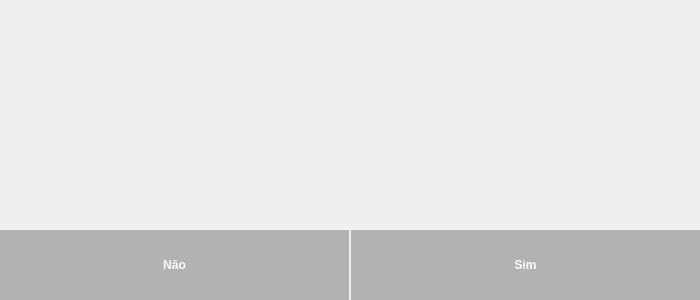
<?xml version="1.0" encoding="UTF-8"?>
<ui version="4.0">
 <class>DialogPopup</class>
 <widget class="QDialog" name="DialogPopup">
  <property name="geometry">
   <rect>
    <x>0</x>
    <y>0</y>
    <width>700</width>
    <height>300</height>
   </rect>
  </property>
  <property name="minimumSize">
   <size>
    <width>700</width>
    <height>300</height>
   </size>
  </property>
  <property name="maximumSize">
   <size>
    <width>700</width>
    <height>300</height>
   </size>
  </property>
  <property name="windowTitle">
   <string>Blyat!</string>
  </property>
  <property name="windowIcon">
   <iconset resource="resource.qrc">
    <normaloff>:/Icons/Nuclear.png</normaloff>:/Icons/Nuclear.png</iconset>
  </property>
  <property name="styleSheet">
   <string notr="true">#DialogPopup{
	border-image: url(:/Images/BackgroundError2.png)  0 0 0 0 stretch stretch;
}

#TextEditMessage{
	background-color: transparent;
	border: transparent;
	font: 20px 'EngraversGothic BT';
	color: white;
}

QToolButton{
	background-color: rgba(45,45,45, 80);
	border: transparent;
	font: 45px 'EngraversGothic BT';
	font-weight: bold;
	color: white;
}</string>
  </property>
  <widget class="QTextEdit" name="TextEditMessage">
   <property name="geometry">
    <rect>
     <x>210</x>
     <y>30</y>
     <width>460</width>
     <height>170</height>
    </rect>
   </property>
   <property name="mouseTracking">
    <bool>true</bool>
   </property>
   <property name="focusPolicy">
    <enum>Qt::NoFocus</enum>
   </property>
   <property name="acceptDrops">
    <bool>false</bool>
   </property>
   <property name="textInteractionFlags">
    <set>Qt::TextSelectableByKeyboard|Qt::TextSelectableByMouse</set>
   </property>
  </widget>
  <widget class="QLabel" name="LabelImage">
   <property name="geometry">
    <rect>
     <x>30</x>
     <y>40</y>
     <width>150</width>
     <height>150</height>
    </rect>
   </property>
   <property name="minimumSize">
    <size>
     <width>150</width>
     <height>150</height>
    </size>
   </property>
   <property name="maximumSize">
    <size>
     <width>150</width>
     <height>150</height>
    </size>
   </property>
   <property name="text">
    <string/>
   </property>
  </widget>
  <widget class="QToolButton" name="ButtonYes">
   <property name="geometry">
    <rect>
     <x>351</x>
     <y>230</y>
     <width>349</width>
     <height>70</height>
    </rect>
   </property>
   <property name="sizePolicy">
    <sizepolicy hsizetype="Expanding" vsizetype="Fixed">
     <horstretch>0</horstretch>
     <verstretch>0</verstretch>
    </sizepolicy>
   </property>
   <property name="minimumSize">
    <size>
     <width>0</width>
     <height>0</height>
    </size>
   </property>
   <property name="maximumSize">
    <size>
     <width>16777215</width>
     <height>16777215</height>
    </size>
   </property>
   <property name="text">
    <string>Sim</string>
   </property>
  </widget>
  <widget class="QToolButton" name="ButtonNo">
   <property name="geometry">
    <rect>
     <x>0</x>
     <y>230</y>
     <width>349</width>
     <height>70</height>
    </rect>
   </property>
   <property name="sizePolicy">
    <sizepolicy hsizetype="Expanding" vsizetype="Fixed">
     <horstretch>0</horstretch>
     <verstretch>0</verstretch>
    </sizepolicy>
   </property>
   <property name="text">
    <string>Não</string>
   </property>
  </widget>
 </widget>
 <tabstops>
  <tabstop>ButtonYes</tabstop>
  <tabstop>ButtonNo</tabstop>
 </tabstops>
 <resources>
  <include location="resource.qrc"/>
 </resources>
 <connections/>
</ui>
